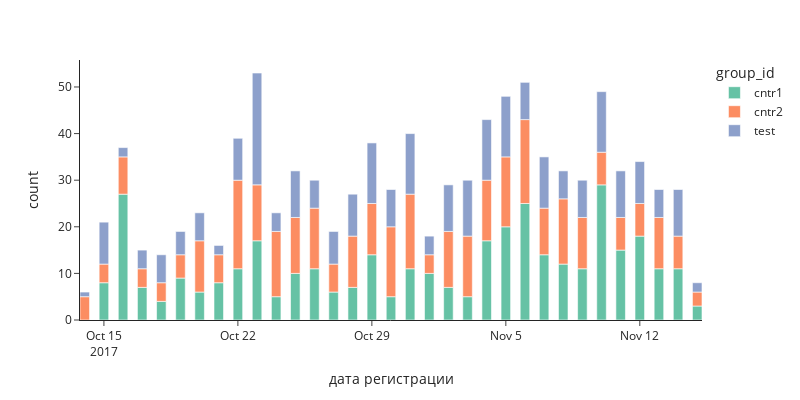

The cell this chart's notebook holds for it:
### Code cell
#На графике тоже видим, что теперь все хорошо 
px.histogram(united_df, 
             x='start_date_paid', 
             **plot_config,
             labels={"start_date_paid": "дата регистрации"},
             nbins=100)

### Figure 1 — Plotly figure (JSON) as saved in the notebook; plotly's stock layout.template omitted (floating-point values rounded to 4 significant figures; data arrays with more than 128 entries replaced by an {"elided": "..."} marker saying what was removed)
{"data": [{"alignmentgroup": "True", "bingroup": "x", "hovertemplate": "group_id=cntr1<br>дата регистрации=%{x}<br>count=%{y}<extra></extra>", "legendgroup": "cntr1", "marker": {"color": "rgb(102,194,165)", "pattern": {"shape": ""}}, "name": "cntr1", "nbinsx": 100, "offsetgroup": "cntr1", "orientation": "v", "showlegend": true, "type": "histogram", "x": {"elided": "4521 str values"}, "xaxis": "x", "yaxis": "y"}, {"alignmentgroup": "True", "bingroup": "x", "hovertemplate": "group_id=cntr2<br>дата регистрации=%{x}<br>count=%{y}<extra></extra>", "legendgroup": "cntr2", "marker": {"color": "rgb(252,141,98)", "pattern": {"shape": ""}}, "name": "cntr2", "nbinsx": 100, "offsetgroup": "cntr2", "orientation": "v", "showlegend": true, "type": "histogram", "x": {"elided": "4405 str values"}, "xaxis": "x", "yaxis": "y"}, {"alignmentgroup": "True", "bingroup": "x", "hovertemplate": "group_id=test<br>дата регистрации=%{x}<br>count=%{y}<extra></extra>", "legendgroup": "test", "marker": {"color": "rgb(141,160,203)", "pattern": {"shape": ""}}, "name": "test", "nbinsx": 100, "offsetgroup": "test", "orientation": "v", "showlegend": true, "type": "histogram", "x": {"elided": "4435 str values"}, "xaxis": "x", "yaxis": "y"}], "layout": {"barmode": "relative", "height": 400, "legend": {"title": {"text": "group_id"}, "tracegroupgap": 0}, "margin": {"t": 60}, "width": 800, "xaxis": {"anchor": "y", "domain": [0, 1], "title": {"text": "дата регистрации"}}, "yaxis": {"anchor": "x", "domain": [0, 1], "title": {"text": "count"}}}}
